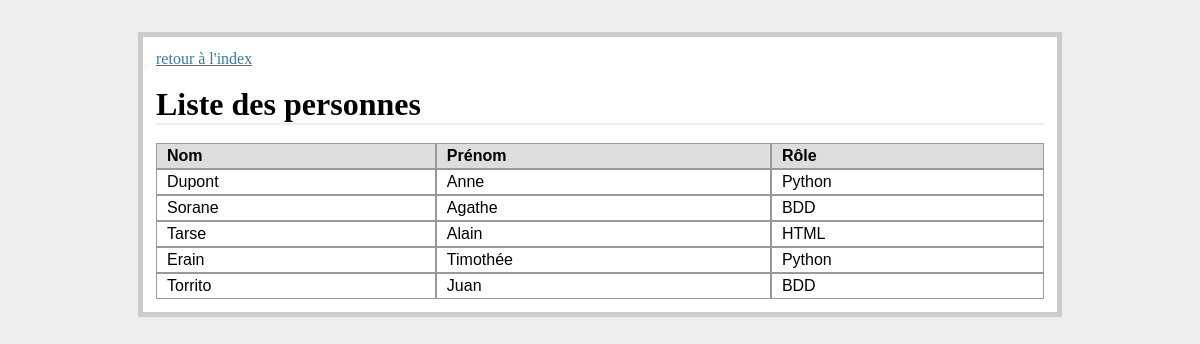
Page /afficher_personnes on the earlier database version.
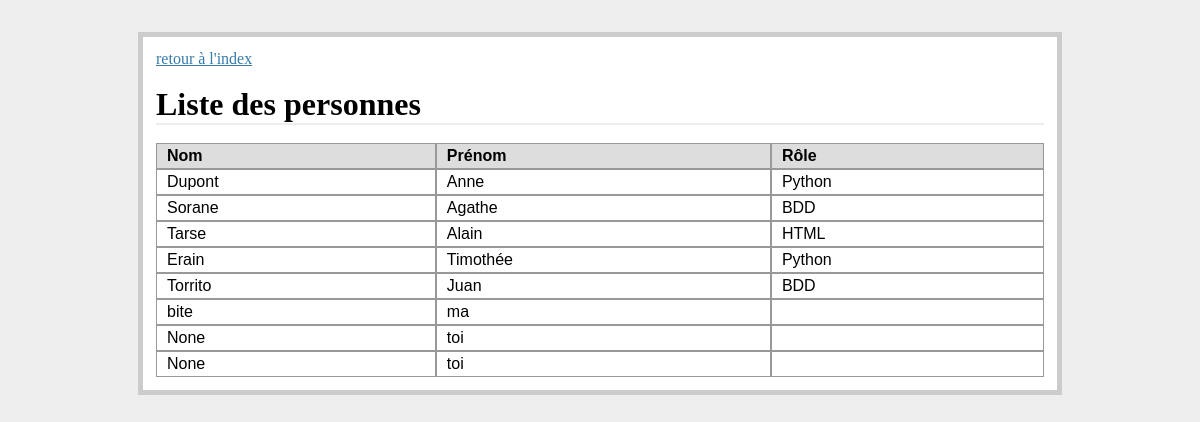
Same page on the later database version.
### tables this page shows
CREATE TABLE "personnes" (
	`id`	INTEGER PRIMARY KEY AUTOINCREMENT,
	`nom`	TEXT,
	`prenom`	TEXT,
	`role`	INTEGER
);

### exemple5_lire_ecrire_bdd_commente.py (the view)
@app.route('/afficher_personnes', methods=['GET'])
def afficher_personnes():
	con = lite.connect('exemples.db') #attention chez toi c'est pas rangé au meme endroit
	con.row_factory = lite.Row
	cur = con.cursor()
	cur.execute("SELECT nom, prenom, role FROM personnes")
	lignes = cur.fetchall()
	con.close()
	return render_template('affichage_personnes.html', personnes = lignes)

### templates/affichage_personnes.html (shortened to what this page needs)
<!doctype html>
<html>
<head>
<link rel='stylesheet' type='text/css' href='{{ url_for("static", filename="style.css") }}'>
</head>
<body>
<div class='contenu'>
	<a href='/'>retour à l'index</a><br/><br/>
	<h1>Liste des personnes</h1><br/>
	<div class="lp_table">
		<div class="lp_entetes">
			<div class="lp_entete">Nom</div>
			<div class="lp_entete">Prénom</div>
			<div class="lp_entete">Rôle</div>
		</div>
		{% for personne in personnes %}
			<div class="lp_ligne">
				<div class="lp_cellule">{{ personne['nom'] }}</div>
				<div class="lp_cellule">{{ personne['prenom'] }}</div>
				<div class="lp_cellule">{% if personne['role']==1 %}BDD{% endif %}{% if personne['role']==2 %}HTML{% endif %}{% if personne['role']==3 %}Python{% endif %}</div>
			</div>
		{% endfor %}
	</div>
</div>
</body>
</html>

### static/style.css (style rules this page uses)
body { font-family: sans-serif; background: #eee; }
a { color: #377ba8; }
a, h1 { font-family: 'Georgia', serif; margin: 0; }
h1 { border-bottom: 2px solid #eee; }
.contenu { margin: 2em auto; width: 75%; border: 5px solid #ccc; padding: 0.8em; background: white; }
.lp_table { display: table; width: 100%; }
.lp_entetes { display: table-header-group; background-color: #ddd; font-weight: bold; }
.lp_ligne { display: table-row; }
.lp_entete, .lp_cellule { display: table-cell; padding: 3px 10px; border: 1px solid #999999; }

Differences in the rows shown:
added personnes: nom "bite", prenom "ma"
added personnes: nom "None", prenom "toi"
added personnes: nom "None", prenom "toi"
